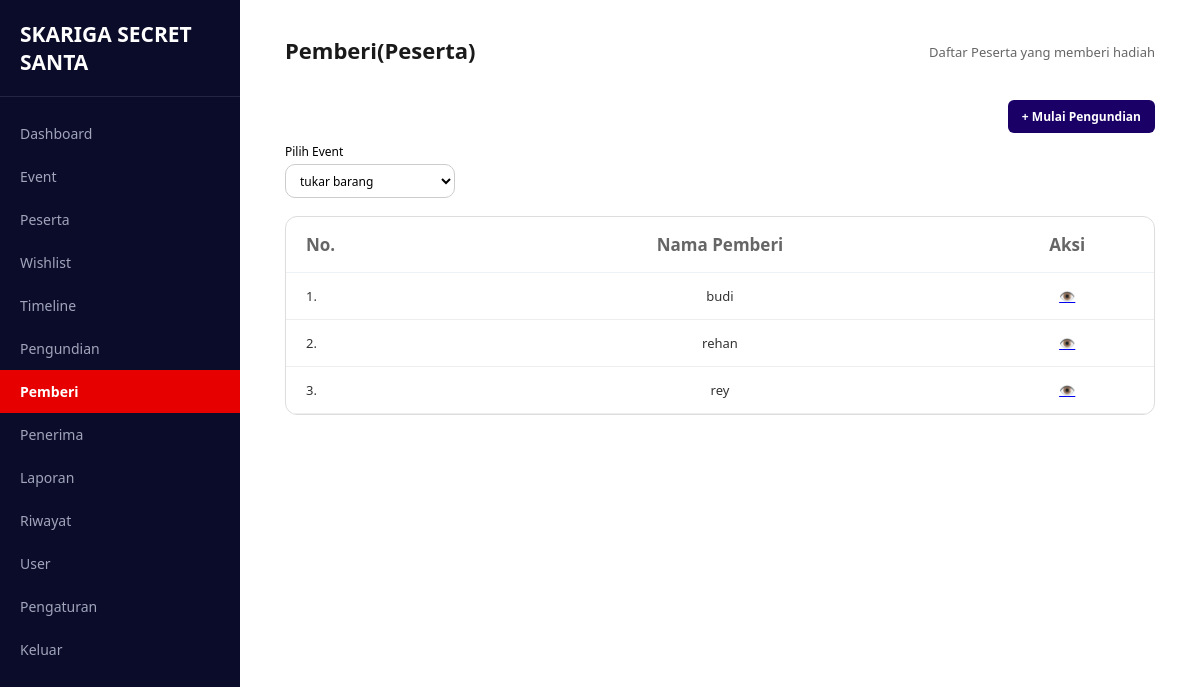
The app's page /pages/pemberi/index.php (signed in) with its own data.
### tables this page shows
CREATE TABLE `pengundian` (
  `id` int(11) NOT NULL,
  `event_id` int(11) NOT NULL,
  `pemberi_id` int(11) NOT NULL,
  `penerima_id` int(11) NOT NULL,
  `tanggal_undi` timestamp NOT NULL DEFAULT current_timestamp(),
  `status` enum('draft','terkirim') DEFAULT 'draft'
);

CREATE TABLE `peserta` (
  `id` int(11) NOT NULL,
  `event_id` int(11) NOT NULL,
  `user_id` int(11) NOT NULL,
  `nama` varchar(100) NOT NULL,
  `email` varchar(100) NOT NULL,
  `no_hp` varchar(20) DEFAULT NULL,
  `status` enum('aktif','nonaktif') DEFAULT 'aktif',
  `created_at` timestamp NOT NULL DEFAULT current_timestamp()
);

### includes/functions.php (called while the page is built, shortened)
<?php
function h($str)
{
    return htmlspecialchars((string) $str, ENT_QUOTES, 'UTF-8');
}
function get_events(mysqli $conn): array
{
    $events = [];
    $result = $conn->query("SELECT id, nama_event, tanggal_event FROM events ORDER BY tanggal_event DESC, id DESC");
    if ($result) {
        while ($row = $result->fetch_assoc()) {
            $events[] = $row;
        }
    }
    return $events;
}
function resolve_event_id(mysqli $conn, $requested): ?int
{
    $events = get_events($conn);
    return $events ? (int) $events[0]['id'] : null;
}
?>

### config/config.php (called while the page is built, shortened)
<?php
$base_url = 'http://localhost:8080/Project-TA-rey-nesya-rendra/';
function base_url($path = '')
{
    global $base_url;
    return $base_url . ltrim($path, '/');
}
?>

### pages/pemberi/index.php (the view, shortened to what this page needs)
<?php
require_once __DIR__ . '/../../config/config.php';
require_once __DIR__ . '/../../includes/functions.php';
$events = get_events($conn);
$event_id = resolve_event_id($conn, $_GET['event_id'] ?? null);
$pemberi_list = [];
if ($event_id) {
    $stmt = $conn->prepare(
        "SELECT pg.id, p.nama AS pemberi_nama
         FROM pengundian pg
         JOIN peserta p ON p.id = pg.pemberi_id
         WHERE pg.event_id = ?
         ORDER BY p.nama ASC"
    );
    $stmt->bind_param('i', $event_id);
    $stmt->execute();
    $result = $stmt->get_result();
    while ($row = $result->fetch_assoc()) {
        $pemberi_list[] = $row;
    }
}
require_once __DIR__ . '/../../includes/admin_layout_top.php';
?>
<?php if (!$events): ?>
    <div class="table-card">
        <div class="empty-state">
            <h3>Belum Ada Event</h3>
            <p>Buat event terlebih dahulu sebelum melihat pemberi.</p>
        </div>
    </div>
<?php else: ?>
    <div style="display:flex; justify-content:flex-end; margin-bottom:10px;">
        <a href="<?= base_url('pages/pengundian/index.php?event_id=' . $event_id) ?>"
           style="background:#1a0066; color:#fff; font-size:12px; font-weight:600; padding:8px 14px; border-radius:6px; text-decoration:none;">
            + Mulai Pengundian
        </a>
    </div>
    <form method="GET" style="margin-bottom:18px;">
        <label for="event_id" style="display:block; font-size:12px; margin-bottom:4px;">Pilih Event</label>
        <select name="event_id" id="event_id" onchange="this.form.submit()"
                style="width:170px; height:34px; padding:0 10px; font-size:12px; background:#fff; border:1px solid #ccc; border-radius:10px;">
            <?php foreach ($events as $e): ?>
                <option value="<?= (int) $e['id'] ?>" <?= (int) $e['id'] === (int) $event_id ? 'selected' : '' ?>>
                    <?= h($e['nama_event']) ?>
                </option>
            <?php endforeach; ?>
        </select>
    </form>
    <div style="background:#fff; border:1px solid #ddd; border-radius:12px; overflow:hidden;">
        <table style="width:100%; border-collapse:collapse;">
            <thead>
                <tr style="border-bottom:1px solid #ddd;">
                    <th style="width:20%; text-align:left; padding:16px 20px; font-size:17px; font-weight:700;">No.</th>
                    <th style="text-align:center; padding:16px 20px; font-size:17px; font-weight:700;">Nama Pemberi</th>
                    <th style="width:20%; text-align:center; padding:16px 20px; font-size:17px; font-weight:700;">Aksi</th>
                </tr>
            </thead>
            <tbody>
                <?php foreach ($pemberi_list as $i => $pb): ?>
                    <tr style="border-bottom:1px solid #eee;">
                        <td style="padding:14px 20px;"><?= $i + 1 ?>.</td>
                        <td style="padding:14px 20px; text-align:center;"><?= h($pb['pemberi_nama']) ?></td>
                        <td style="padding:14px 20px; text-align:center;">
                            <a href="<?= base_url('pages/laporan/index.php?event_id=' . $event_id) ?>" title="Lihat Laporan">👁️</a>
                        </td>
                    </tr>
                <?php endforeach; ?>
            </tbody>
        </table>
    </div>
<?php endif; ?>
<?php require_once __DIR__ . '/../../includes/admin_layout_bottom.php'; ?>

### assets/css/style_admin.css (style rules this page uses)
* { box-sizing: border-box; margin: 0; padding: 0; font-family: 'Segoe UI', Tahoma, Geneva, Verdana, sans-serif; }
html, body { width: 100%; height: 100%; overflow-x: hidden; background-color: #ffffff; }
table { width: 100%; border-collapse: collapse; font-size: 13px; }
table th { text-align: left; color: #666; font-weight: 500; padding-bottom: 12px; border-bottom: 1px solid #edf2f7; }
table td { padding: 14px 0; color: #333; }

### records on screen
pengundian: pemberi.nama "budi"
pengundian: pemberi.nama "rehan"
pengundian: pemberi.nama "rey"

### other values on screen
$item['label'] "Dashboard"
$item['label'] "Event"
$item['label'] "Peserta"
$item['label'] "Wishlist"
$item['label'] "Timeline"
$item['label'] "Pengundian"
$item['label'] "Pemberi"
$item['label'] "Penerima"
$item['label'] "Laporan"
$item['label'] "Riwayat"
$item['label'] "User"
$item['label'] "Pengaturan"
$page_title "Pemberi(Peserta)"
$page_subtitle "Daftar Peserta yang memberi hadiah"
form field event_id "tukar barang"
